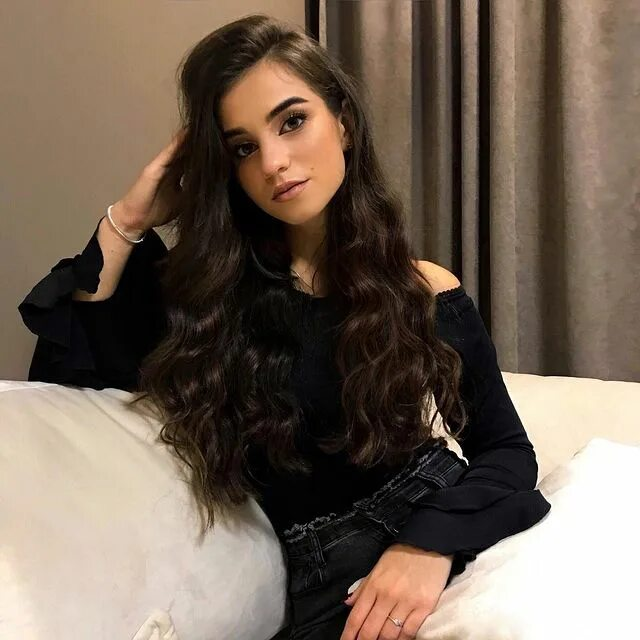
#> input picture images/people_3.png, 640 x 640 px
$ python main2.py
#> lines starting #> are read from the running program, lines starting #| are printed output that depends on the picture; after the words box and inside, x2 and y2 are one past the last pixel; in counts of white or black regions, pixels touching at a corner belong together
import cv2

img = cv2.imread("images/people_3.png")
#> img is the input picture: shape (640, 640, 3); mean B, G, R 86.1, 99.7, 114.9
gray = cv2.cvtColor(img, cv2.COLOR_BGR2GRAY)
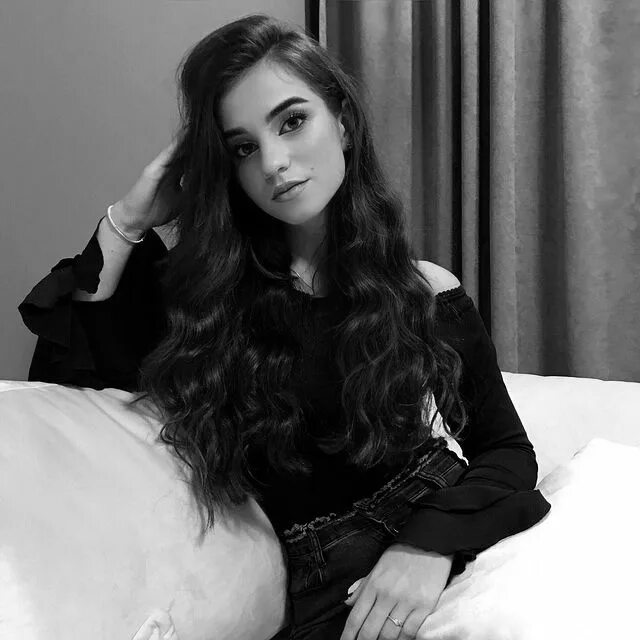
#> gray: shape (640, 640); min 0, max 255, mean 102.7

faces = cv2.CascadeClassifier('modules/fake.xml')

results = faces.detectMultiScale(gray, scaleFactor=1.9, minNeighbors=1)
#> results = [[188, 58, 165, 165]]

for (x, y, w, h) in results:
    cv2.rectangle(img, (x, y), (x + w, y + h), (0, 0, 255), thickness=3)
#> this loop made 1 pass
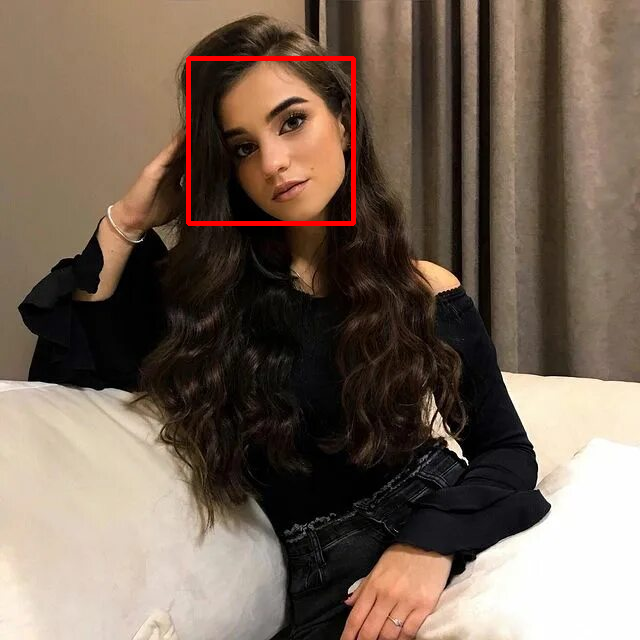
#> img: shape (640, 640, 3); 0.8% of pixels changed, all inside (x1, y1, x2, y2) = (186, 56, 356, 226)


cv2.imshow("Result", img)
cv2.waitKey(0)
